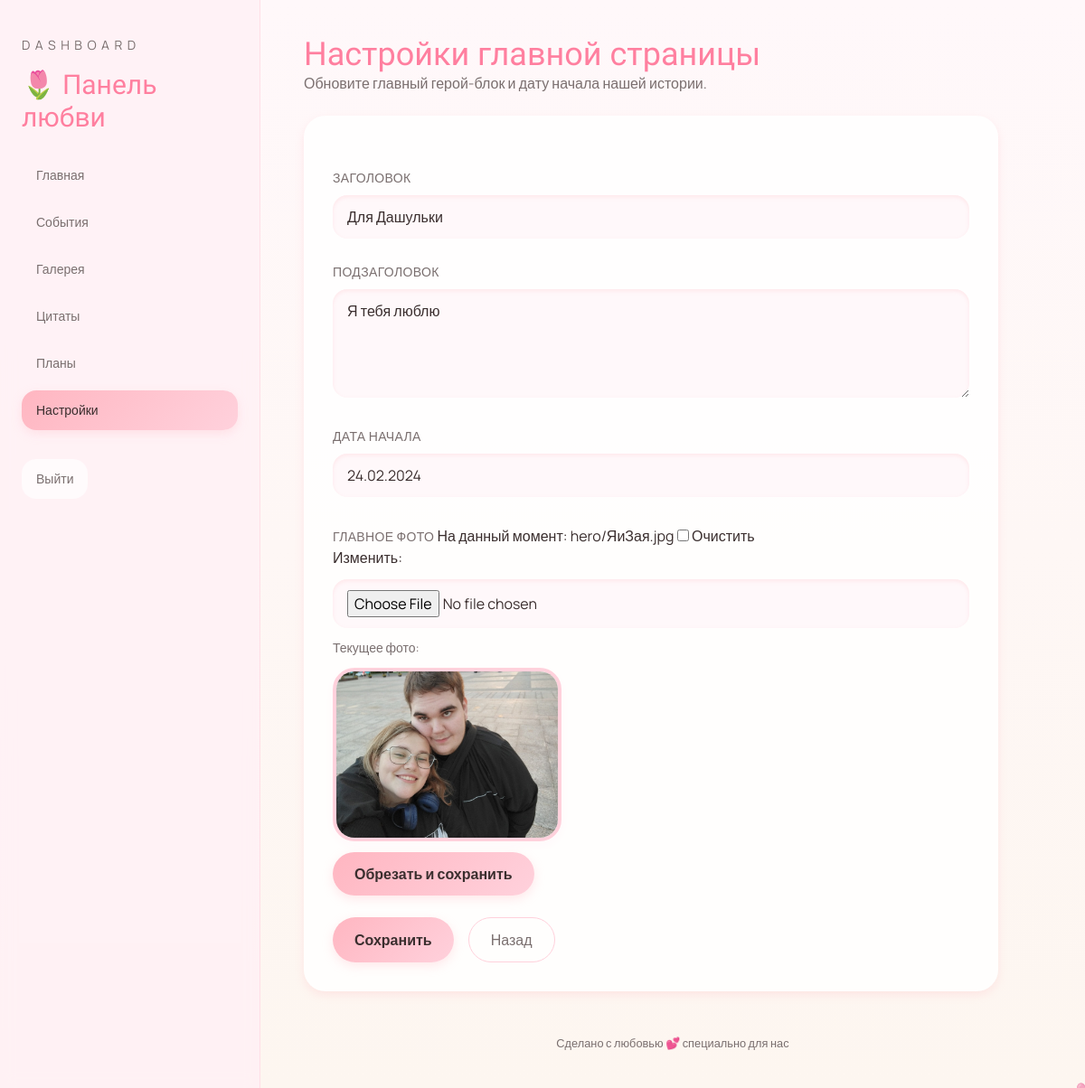
Page /dashboard/settings/ (signed in) on the committed database.
### memories/models.py (models this page shows, shortened)
class MainInfo(models.Model):
    start_date = models.DateField("Дата знакомства")
    hero_title = models.CharField("Заголовок героя", max_length=150)
    hero_subtitle = models.CharField("Подзаголовок героя", max_length=255)
    hero_image = models.ImageField("Главное фото", upload_to="hero/", blank=True, null=True)
    class Meta:
        verbose_name = "Основная информация"
        verbose_name_plural = "Основная информация"

### dashboard/views.py (the view)
# urls.py: path("settings/", views.settings_view, name="settings"),
@login_required
def settings_view(request: HttpRequest) -> HttpResponse:
    instance = MainInfo.objects.first()
    if request.method == "POST":
        form = MainInfoForm(request.POST, request.FILES, instance=instance)
        if form.is_valid():
            instance = form.save()
            messages.success(request, ROMANTIC_SUCCESS)
            return redirect("dashboard:settings")
    else:
        form = MainInfoForm(instance=instance)
    return render(
        request,
        "dashboard/settings.html",
        {"form": form, "instance": instance},
    )

### dashboard/forms.py
class MainInfoForm(BaseStyledModelForm):
    class Meta:
        model = MainInfo
        fields = ("hero_title", "hero_subtitle", "start_date", "hero_image")
        widgets = {
            "start_date": forms.DateInput(),
            "hero_subtitle": forms.Textarea({"rows": 3}),
        }

### dashboard/templates/dashboard/settings.html (shortened to what this page needs)
{% extends "dashboard/base.html" %}
{% block content %}
<section class="fade-up space-y-6 max-w-3xl">
    <div>
        <h2 class="text-4xl">Настройки главной страницы</h2>
        <p class="text-[#7A6F6F]">Обновите главный герой-блок и дату начала нашей истории.</p>
    </div>
    <form method="post" enctype="multipart/form-data" class="card p-8 space-y-6">
        <div class="space-y-2">
            <label class="text-sm uppercase tracking-wide text-[#7A6F6F]" for="{{ form.hero_title.id_for_label }}">Заголовок</label>
            {{ form.hero_title }}
        </div>
        <div class="space-y-2">
            <label class="text-sm uppercase tracking-wide text-[#7A6F6F]" for="{{ form.hero_subtitle.id_for_label }}">Подзаголовок</label>
            {{ form.hero_subtitle }}
        </div>
        <div class="space-y-2">
            <label class="text-sm uppercase tracking-wide text-[#7A6F6F]" for="{{ form.start_date.id_for_label }}">Дата начала</label>
            {{ form.start_date }}
        </div>
        <div class="space-y-3">
            <label class="text-sm uppercase tracking-wide text-[#7A6F6F]" for="{{ form.hero_image.id_for_label }}">Главное фото</label>
            {{ form.hero_image }}
            {% if instance and instance.hero_image %}
            <p class="text-sm text-[#7A6F6F]">Текущее фото:</p>
            <img src="{{ instance.hero_image.url }}" alt="Hero" class="max-h-48 rounded-3xl border-4 border-[#FFD1DC] shadow-romantic">
            {% endif %}
            <button type="button" class="js-crop-trigger btn-romantic inline-flex items-center gap-2 px-6 py-3">Обрезать и сохранить</button>
        </div>
        <div class="flex gap-4">
            <button type="submit" class="btn-romantic">Сохранить</button>
            <a href="{% url 'dashboard:home' %}" class="px-6 py-3 rounded-full border border-[#FFD1DC] text-[#7A6F6F] hover:bg-[#FFD1DC]/60 transition">Назад</a>
        </div>
    </form>
</section>
{% endblock %}

### dashboard/templates/dashboard/base.html (style rules this page uses)
html { scroll-behavior: smooth; }
body { font-family: 'Manrope', sans-serif; background: linear-gradient(180deg, #FFF8FA 0%, #FDF6F0 100%); color: #3A2E2E; min-height: 100vh; }
h1, h2, h3, .romantic-font { font-family: 'Dancing Script', cursive; color: #FF7F9F; }
.fade-up { opacity: 0; transform: translateY(20px); transition: all 0.8s ease; }
.fade-up.show { opacity: 1; transform: translateY(0); }
.card { background: rgba(255, 255, 255, 0.85); border-radius: 24px; box-shadow: 0 4px 10px rgba(255,182,193,0.25); transition: transform 0.3s ease, box-shadow 0.3s ease; }
.btn-romantic { background: linear-gradient(135deg, #FFB6C1 0%, #FFD1DC 100%); color: #3A2E2E; border-radius: 9999px; padding: 0.75rem 1.5rem; font-weight: 600; transition: transform 0.3s ease, box-shadow 0.3s ease; box-shadow: 0 4px 12px rgba(255,182,193,0.3); }

### rows in the picture
MainInfo: hero_title "Для Дашульки", hero_subtitle "Я тебя люблю", start_date "24.02.2024", hero_image (picture)
